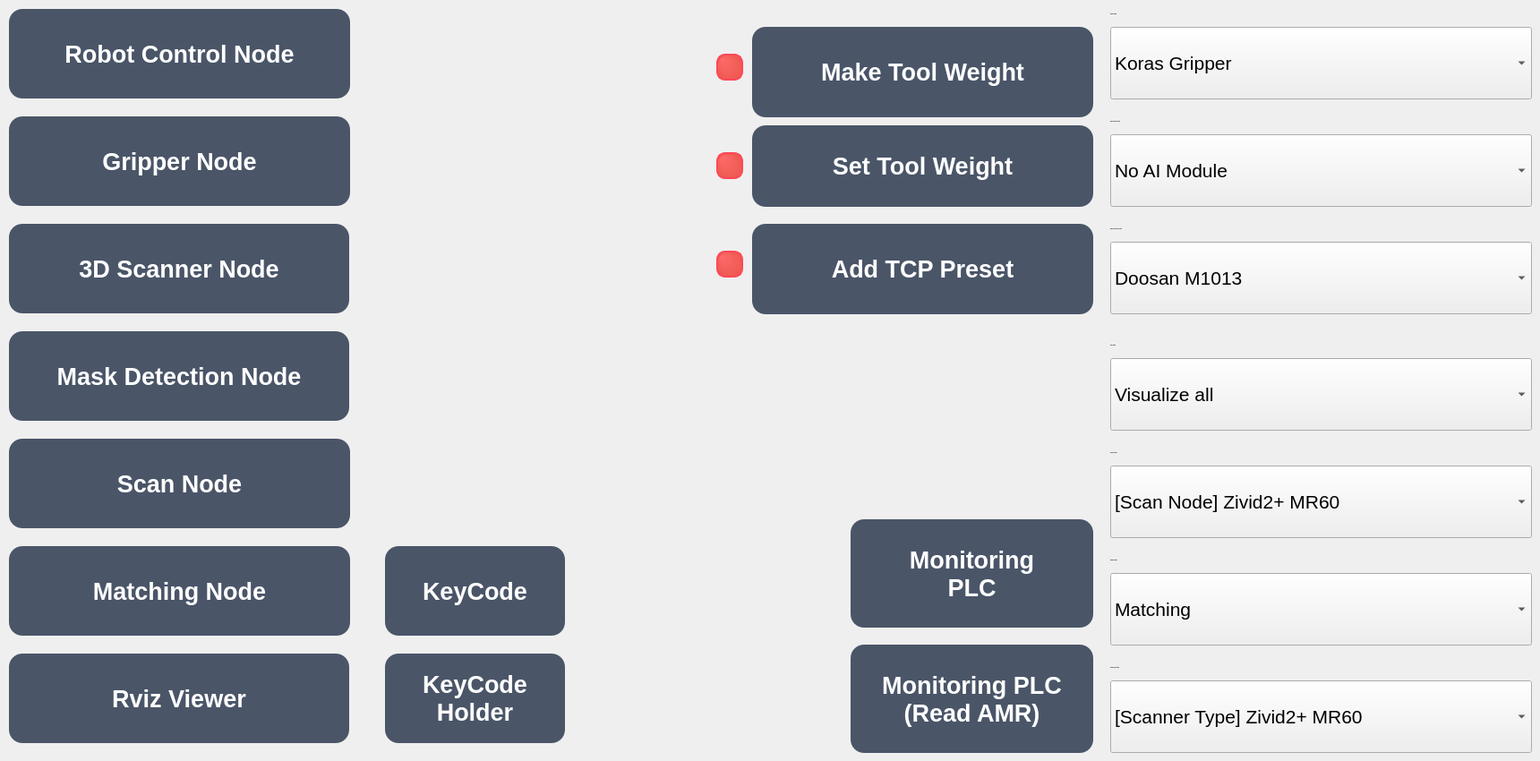
    <widget class="QWidget" name="tab_24">
     <attribute name="title">
      <string>Configuration</string>
     </attribute>
     <widget class="QComboBox" name="comboBox_RobotLists">
      <property name="geometry">
       <rect>
        <x>1240</x>
        <y>270</y>
        <width>471</width>
        <height>81</height>
       </rect>
      </property>
      <property name="font">
       <font>
        <family>Segoe UI</family>
        <pointsize>16</pointsize>
       </font>
      </property>
      <property name="styleSheet">
       <string notr="true">#comboBox_RobotLists{ font-size: 16pt; }
#comboBox_RobotLists QAbstractItemView { font-size: 16pt; }
#comboBox_RobotLists QAbstractItemView::item { min-height: 34px; }</string>
      </property>
      <item>
       <property name="text">
        <string>Doosan M1013</string>
       </property>
      </item>
     </widget>
     <widget class="QComboBox" name="comboBox_GripperLists">
      <property name="geometry">
       <rect>
        <x>1240</x>
        <y>30</y>
        <width>471</width>
        <height>81</height>
       </rect>
      </property>
      <property name="font">
       <font>
        <family>Segoe UI</family>
        <pointsize>16</pointsize>
       </font>
      </property>
      <property name="styleSheet">
       <string notr="true">#comboBox_GripperLists { font-size: 16pt; }
#comboBox_GripperLists QAbstractItemView { font-size: 16pt; }
#comboBox_GripperLists QAbstractItemView::item { min-height: 34px; }</string>
      </property>
      <item>
       <property name="text">
        <string>Koras Gripper</string>
       </property>
      </item>
     </widget>
     <widget class="QComboBox" name="comboBox_3DScannerLists">
      <property name="geometry">
       <rect>
        <x>1240</x>
        <y>760</y>
        <width>471</width>
        <height>81</height>
       </rect>
      </property>
      <property name="font">
       <font>
        <family>Segoe UI</family>
        <pointsize>16</pointsize>
       </font>
      </property>
      <property name="styleSheet">
       <string notr="true">#comboBox_3DScannerLists { font-size: 16pt; }
#comboBox_3DScannerLists QAbstractItemView { font-size: 16pt; }
#comboBox_3DScannerLists QAbstractItemView::item { min-height: 34px; }</string>
      </property>
      <item>
       <property name="text">
        <string>[Scanner Type] Zivid2+ MR60</string>
       </property>
      </item>
     </widget>
     <widget class="QComboBox" name="comboBox_MaskDetectionLists">
      <property name="geometry">
       <rect>
        <x>1240</x>
        <y>150</y>
        <width>471</width>
        <height>81</height>
       </rect>
      </property>
      <property name="font">
       <font>
        <family>Segoe UI</family>
        <pointsize>16</pointsize>
       </font>
      </property>
      <property name="styleSheet">
       <string notr="true">#comboBox_MaskDetectionLists { font-size: 16pt; }
#comboBox_MaskDetectionLists QAbstractItemView { font-size: 16pt; }
#comboBox_MaskDetectionListsQAbstractItemView::item { min-height: 34px; }</string>
      </property>
      <item>
       <property name="text">
        <string>No AI Module</string>
       </property>
      </item>
     </widget>
     <widget class="QComboBox" name="comboBox_RvizViewLists">
      <property name="geometry">
       <rect>
        <x>1240</x>
        <y>400</y>
        <width>471</width>
        <height>81</height>
       </rect>
      </property>
      <property name="font">
       <font>
        <family>Segoe UI</family>
        <pointsize>16</pointsize>
       </font>
      </property>
      <property name="styleSheet">
       <string notr="true">#comboBox_RvizViewLists { font-size: 16pt; }
#comboBox_RvizViewLists QAbstractItemView { font-size: 16pt; }
#comboBox_RvizViewLists QAbstractItemView::item { min-height: 34px; }</string>
      </property>
      <item>
       <property name="text">
        <string>Visualize all</string>
       </property>
      </item>
     </widget>
     <widget class="QComboBox" name="comboBox_scanNodeLists">
      <property name="geometry">
       <rect>
        <x>1240</x>
        <y>520</y>
        <width>471</width>
        <height>81</height>
       </rect>
      </property>
      <property name="font">
       <font>
        <family>Segoe UI</family>
        <pointsize>16</pointsize>
       </font>
      </property>
      <property name="styleSheet">
       <string notr="true">#comboBox_scanNodeLists { font-size: 16pt; }
#comboBox_scanNodeLists QAbstractItemView { font-size: 16pt; }
#comboBox_scanNodeLists QAbstractItemView::item { min-height: 34px; }</string>
      </property>
      <item>
       <property name="text">
        <string>[Scan Node] Zivid2+ MR60</string>
       </property>
      </item>
     </widget>
     <widget class="QComboBox" name="comboBox_matchingNodeLists">
      <property name="geometry">
       <rect>
        <x>1240</x>
        <y>640</y>
        <width>471</width>
        <height>81</height>
       </rect>
      </property>
      <property name="font">
       <font>
        <family>Segoe UI</family>
        <pointsize>16</pointsize>
       </font>
      </property>
      <property name="styleSheet">
       <string notr="true">#comboBox_matchingNodeLists { font-size: 16pt; }
#comboBox_matchingNodeLists QAbstractItemView { font-size: 16pt; }
#comboBox_matchingNodeLists QAbstractItemView::item { min-height: 34px; }</string>
      </property>
      <item>
       <property name="text">
        <string>Matching</string>
       </property>
      </item>
     </widget>
     <widget class="QLabel" name="label_robotLog_2">
      <property name="geometry">
       <rect>
        <x>1240</x>
        <y>240</y>
        <width>451</width>
        <height>32</height>
       </rect>
      </property>
      <property name="font">
       <font>
        <family>Segoe UI</family>
        <pointsize>-1</pointsize>
        <weight>75</weight>
        <bold>true</bold>
       </font>
      </property>
      <property name="text">
       <string>Robot Control Node Setting</string>
      </property>
     </widget>
     <widget class="QLabel" name="label_robotLog_3">
      <property name="geometry">
       <rect>
        <x>1240</x>
        <y>0</y>
        <width>451</width>
        <height>32</height>
       </rect>
      </property>
      <property name="font">
       <font>
        <family>Segoe UI</family>
        <pointsize>-1</pointsize>
        <weight>75</weight>
        <bold>true</bold>
       </font>
      </property>
      <property name="text">
       <string>Gripper Setting</string>
      </property>
     </widget>
     <widget class="QLabel" name="label_robotLog_4">
      <property name="geometry">
       <rect>
        <x>1240</x>
        <y>490</y>
        <width>451</width>
        <height>32</height>
       </rect>
      </property>
      <property name="font">
       <font>
        <family>Segoe UI</family>
        <pointsize>-1</pointsize>
        <weight>75</weight>
        <bold>true</bold>
       </font>
      </property>
      <property name="text">
       <string>Scanner Setting</string>
      </property>
     </widget>
     <widget class="QLabel" name="label_robotLog_5">
      <property name="geometry">
       <rect>
        <x>1240</x>
        <y>120</y>
        <width>451</width>
        <height>32</height>
       </rect>
      </property>
      <property name="font">
       <font>
        <family>Segoe UI</family>
        <pointsize>-1</pointsize>
        <weight>75</weight>
        <bold>true</bold>
       </font>
      </property>
      <property name="text">
       <string>Mask Detection Setting</string>
      </property>
     </widget>
     <widget class="QLabel" name="label_robotLog_6">
      <property name="geometry">
       <rect>
        <x>1240</x>
        <y>370</y>
        <width>451</width>
        <height>32</height>
       </rect>
      </property>
      <property name="font">
       <font>
        <family>Segoe UI</family>
        <pointsize>-1</pointsize>
        <weight>75</weight>
        <bold>true</bold>
       </font>
      </property>
      <property name="text">
       <string>RVIZ Setting</string>
      </property>
     </widget>
     <widget class="QLabel" name="label_robotLog_7">
      <property name="geometry">
       <rect>
        <x>1240</x>
        <y>610</y>
        <width>451</width>
        <height>32</height>
       </rect>
      </property>
      <property name="font">
       <font>
        <family>Segoe UI</family>
        <pointsize>-1</pointsize>
        <weight>75</weight>
        <bold>true</bold>
       </font>
      </property>
      <property name="text">
       <string>Matching Setting</string>
      </property>
     </widget>
     <widget class="QPushButton" name="pushButton_doGripperConnect">
      <property name="geometry">
       <rect>
        <x>10</x>
        <y>130</y>
        <width>381</width>
        <height>100</height>
       </rect>
      </property>
      <property name="font">
       <font>
        <family>Segoe UI</family>
        <pointsize>20</pointsize>
        <weight>75</weight>
        <bold>true</bold>
       </font>
      </property>
      <property name="styleSheet">
       <string>
QPushButton {
    background: #4a5568;
    color: white;
    border: none;
    border-radius: 15px;
    font-weight: bold;
    padding: 15px;
    
}
QPushButton:hover {
    background: #2d3748;
    
    
}
QPushButton:checked {
    background: #2563eb;
    
}
       </string>
      </property>
      <property name="text">
       <string>Gripper Node</string>
      </property>
      <property name="checkable">
       <bool>true</bool>
      </property>
     </widget>
     <widget class="QPushButton" name="pushButton_doRobotConnect">
      <property name="geometry">
       <rect>
        <x>10</x>
        <y>10</y>
        <width>381</width>
        <height>100</height>
       </rect>
      </property>
      <property name="font">
       <font>
        <family>Segoe UI</family>
        <pointsize>20</pointsize>
        <weight>75</weight>
        <bold>true</bold>
       </font>
      </property>
      <property name="styleSheet">
       <string>
QPushButton {
    background: #4a5568;
    color: white;
    border: none;
    border-radius: 15px;
    font-weight: bold;
    padding: 15px;
    
}
QPushButton:hover {
    background: #2d3748;
    
    
}
QPushButton:checked {
    background: #2563eb;
    
}
       </string>
      </property>
      <property name="text">
       <string>Robot Control Node</string>
      </property>
      <property name="checkable">
       <bool>true</bool>
      </property>
     </widget>
     <widget class="QPushButton" name="pushButton_doMaskDetectionNode">
      <property name="geometry">
       <rect>
        <x>10</x>
        <y>370</y>
        <width>380</width>
        <height>100</height>
       </rect>
      </property>
      <property name="font">
       <font>
        <family>Segoe UI</family>
        <pointsize>20</pointsize>
        <weight>75</weight>
        <bold>true</bold>
       </font>
      </property>
      <property name="styleSheet">
       <string>
QPushButton {
    background: #4a5568;
    color: white;
    border: none;
    border-radius: 15px;
    font-weight: bold;
    padding: 15px;
    
}
QPushButton:hover {
    background: #2d3748;
    
    
}
QPushButton:checked {
    background: #2563eb;
    
}
       </string>
      </property>
      <property name="text">
       <string>Mask Detection Node</string>
      </property>
      <property name="checkable">
       <bool>true</bool>
      </property>
     </widget>
     <widget class="QPushButton" name="pushButton_doMatchingNode">
      <property name="geometry">
       <rect>
        <x>10</x>
        <y>610</y>
        <width>381</width>
        <height>100</height>
       </rect>
      </property>
      <property name="font">
       <font>
        <family>Segoe UI</family>
        <pointsize>20</pointsize>
        <weight>75</weight>
        <bold>true</bold>
       </font>
      </property>
      <property name="styleSheet">
       <string>
QPushButton {
    background: #4a5568;
    color: white;
    border: none;
    border-radius: 15px;
    font-weight: bold;
    padding: 15px;
    
}
QPushButton:hover {
    background: #2d3748;
    
    
}
QPushButton:checked {
    background: #2563eb;
    
}
       </string>
      </property>
      <property name="text">
       <string>Matching Node</string>
      </property>
      <property name="checkable">
       <bool>true</bool>
      </property>
     </widget>
     <widget class="QPushButton" name="pushButton_do3DScannerNode">
      <property name="geometry">
       <rect>
        <x>10</x>
        <y>250</y>
        <width>380</width>
        <height>100</height>
       </rect>
      </property>
      <property name="font">
       <font>
        <family>Segoe UI</family>
        <pointsize>20</pointsize>
        <weight>75</weight>
        <bold>true</bold>
       </font>
      </property>
      <property name="styleSheet">
       <string>
QPushButton {
    background: #4a5568;
    color: white;
    border: none;
    border-radius: 15px;
    font-weight: bold;
    padding: 15px;
    
}
QPushButton:hover {
    background: #2d3748;
    
    
}
QPushButton:checked {
    background: #2563eb;
    
}
       </string>
      </property>
      <property name="text">
       <string>3D Scanner Node</string>
      </property>
      <property name="checkable">
       <bool>true</bool>
      </property>
     </widget>
     <widget class="QPushButton" name="pushButton_doRvizViewNode">
      <property name="geometry">
       <rect>
        <x>10</x>
        <y>730</y>
        <width>380</width>
        <height>100</height>
       </rect>
      </property>
      <property name="font">
       <font>
        <family>Segoe UI</family>
        <pointsize>20</pointsize>
        <weight>75</weight>
        <bold>true</bold>
       </font>
      </property>
      <property name="styleSheet">
       <string>
QPushButton {
    background: #4a5568;
    color: white;
    border: none;
    border-radius: 15px;
    font-weight: bold;
    padding: 15px;
    
}
QPushButton:hover {
    background: #2d3748;
    
    
}
QPushButton:checked {
    background: #2563eb;
    
}
       </string>
      </property>
      <property name="text">
       <string>Rviz Viewer</string>
      </property>
      <property name="checkable">
       <bool>true</bool>
      </property>
     </widget>
     <widget class="QPushButton" name="pushButton_doScanNode">
      <property name="geometry">
       <rect>
        <x>10</x>
        <y>490</y>
        <width>381</width>
        <height>100</height>
       </rect>
      </property>
      <property name="font">
       <font>
        <family>Segoe UI</family>
        <pointsize>20</pointsize>
        <weight>75</weight>
        <bold>true</bold>
       </font>
      </property>
      <property name="styleSheet">
       <string>
QPushButton {
    background: #4a5568;
    color: white;
    border: none;
    border-radius: 15px;
    font-weight: bold;
    padding: 15px;
    
}
QPushButton:hover {
    background: #2d3748;
    
    
}
QPushButton:checked {
    background: #2563eb;
    
}
       </string>
      </property>
      <property name="text">
       <string>Scan Node</string>
      </property>
      <property name="checkable">
       <bool>true</bool>
      </property>
     </widget>
     <widget class="QPushButton" name="pushButton_MODBUS_MonitoringPLCReadAMR2RobotStatus">
      <property name="geometry">
       <rect>
        <x>950</x>
        <y>720</y>
        <width>271</width>
        <height>121</height>
       </rect>
      </property>
      <property name="font">
       <font>
        <family>Segoe UI</family>
        <pointsize>20</pointsize>
        <weight>75</weight>
        <bold>true</bold>
       </font>
      </property>
      <property name="styleSheet">
       <string>
QPushButton {
    background: #4a5568;
    color: white;
    border: none;
    border-radius: 15px;
    font-weight: bold;
    padding: 15px;
    
}
QPushButton:hover {
    background: #2d3748;
    
    
}
QPushButton:checked {
    background: #2563eb;
    
}
       </string>
      </property>
      <property name="text">
       <string>Monitoring PLC
(Read AMR)</string>
      </property>
      <property name="checkable">
       <bool>true</bool>
      </property>
     </widget>
     <widget class="QPushButton" name="pushButton_MODBUS_MonitoringPLC">
      <property name="geometry">
       <rect>
        <x>950</x>
        <y>580</y>
        <width>271</width>
        <height>121</height>
       </rect>
      </property>
      <property name="font">
       <font>
        <family>Segoe UI</family>
        <pointsize>20</pointsize>
        <weight>75</weight>
        <bold>true</bold>
       </font>
      </property>
      <property name="styleSheet">
       <string>
QPushButton {
    background: #4a5568;
    color: white;
    border: none;
    border-radius: 15px;
    font-weight: bold;
    padding: 15px;
    
}
QPushButton:hover {
    background: #2d3748;
    
    
}
QPushButton:checked {
    background: #2563eb;
    
}
       </string>
      </property>
      <property name="text">
       <string>Monitoring
PLC</string>
      </property>
      <property name="checkable">
       <bool>true</bool>
      </property>
     </widget>
     <widget class="QLabel" name="label_addTcpPresetStatus">
      <property name="geometry">
       <rect>
        <x>800</x>
        <y>280</y>
        <width>30</width>
        <height>30</height>
       </rect>
      </property>
      <property name="styleSheet">
       <string>background: qradialgradient(cx:0.5, cy:0.5, radius:0.5, stop:0 #ff6b6b, stop:1 #ee5a52); border: 2px solid #ff4757; border-radius: 10px; </string>
      </property>
     </widget>
     <widget class="QPushButton" name="pushButton_SetToolWeight">
      <property name="geometry">
       <rect>
        <x>840</x>
        <y>140</y>
        <width>381</width>
        <height>91</height>
       </rect>
      </property>
      <property name="font">
       <font>
        <family>Segoe UI</family>
        <pointsize>20</pointsize>
        <weight>75</weight>
        <bold>true</bold>
       </font>
      </property>
      <property name="styleSheet">
       <string>
QPushButton {
    background: #4a5568;
    color: white;
    border: none;
    border-radius: 15px;
    font-weight: bold;
    padding: 12px;
    
}
QPushButton:hover {
    background: #2d3748;
    
    
}
       </string>
      </property>
      <property name="text">
       <string>Set Tool Weight</string>
      </property>
     </widget>
     <widget class="QLabel" name="label_makeToolWeightStatus">
      <property name="geometry">
       <rect>
        <x>800</x>
        <y>60</y>
        <width>30</width>
        <height>30</height>
       </rect>
      </property>
      <property name="styleSheet">
       <string>background: qradialgradient(cx:0.5, cy:0.5, radius:0.5, stop:0 #ff6b6b, stop:1 #ee5a52); border: 2px solid #ff4757; border-radius: 10px; </string>
      </property>
     </widget>
     <widget class="QPushButton" name="pushButton_MakeToolWeight">
      <property name="geometry">
       <rect>
        <x>840</x>
        <y>30</y>
        <width>381</width>
        <height>101</height>
       </rect>
      </property>
      <property name="font">
       <font>
        <family>Segoe UI</family>
        <pointsize>20</pointsize>
        <weight>75</weight>
        <bold>true</bold>
       </font>
      </property>
      <property name="styleSheet">
       <string>
QPushButton {
    background: #4a5568;
    color: white;
    border: none;
    border-radius: 15px;
    font-weight: bold;
    padding: 12px;
    
}
QPushButton:hover {
    background: #2d3748;
    
    
}
       </string>
      </property>
      <property name="text">
       <string>Make Tool Weight</string>
      </property>
     </widget>
     <widget class="QLabel" name="label_setToolWeightStatus">
      <property name="geometry">
       <rect>
        <x>800</x>
        <y>170</y>
        <width>30</width>
        <height>30</height>
       </rect>
      </property>
      <property name="styleSheet">
       <string>background: qradialgradient(cx:0.5, cy:0.5, radius:0.5, stop:0 #ff6b6b, stop:1 #ee5a52); border: 2px solid #ff4757; border-radius: 10px; </string>
      </property>
     </widget>
     <widget class="QPushButton" name="pushButtonAddTcpPreset">
      <property name="geometry">
       <rect>
        <x>840</x>
        <y>250</y>
        <width>381</width>
        <height>101</height>
       </rect>
      </property>
      <property name="font">
       <font>
        <family>Segoe UI</family>
        <pointsize>20</pointsize>
        <weight>75</weight>
        <bold>true</bold>
       </font>
      </property>
      <property name="styleSheet">
       <string>
QPushButton {
    background: #4a5568;
    color: white;
    border: none;
    border-radius: 15px;
    font-weight: bold;
    padding: 12px;
    
}
QPushButton:hover {
    background: #2d3748;
    
    
}
       </string>
      </property>
      <property name="text">
       <string>Add TCP Preset</string>
      </property>
     </widget>
     <widget class="QPushButton" name="pushButton_doKeyCode">
      <property name="geometry">
       <rect>
        <x>430</x>
        <y>610</y>
        <width>201</width>
        <height>100</height>
       </rect>
      </property>
      <property name="font">
       <font>
        <family>Segoe UI</family>
        <pointsize>20</pointsize>
        <weight>75</weight>
        <bold>true</bold>
       </font>
      </property>
      <property name="styleSheet">
       <string>
QPushButton {
    background: #4a5568;
    color: white;
    border: none;
    border-radius: 15px;
    font-weight: bold;
    padding: 15px;
    
}
QPushButton:hover {
    background: #2d3748;
    
    
}
QPushButton:checked {
    background: #2563eb;
    
}
       </string>
      </property>
      <property name="text">
       <string>KeyCode</string>
      </property>
      <property name="checkable">
       <bool>true</bool>
      </property>
     </widget>
     <widget class="QPushButton" name="pushButton_doKeyCodeHolder">
      <property name="geometry">
       <rect>
        <x>430</x>
        <y>730</y>
        <width>201</width>
        <height>100</height>
       </rect>
      </property>
      <property name="font">
       <font>
        <family>Segoe UI</family>
        <pointsize>20</pointsize>
        <weight>75</weight>
        <bold>true</bold>
       </font>
      </property>
      <property name="styleSheet">
       <string>
QPushButton {
    background: #4a5568;
    color: white;
    border: none;
    border-radius: 15px;
    font-weight: bold;
    padding: 15px;
    
}
QPushButton:hover {
    background: #2d3748;
    
    
}
QPushButton:checked {
    background: #2563eb;
    
}
       </string>
      </property>
      <property name="text">
       <string>KeyCode
Holder</string>
      </property>
      <property name="checkable">
       <bool>true</bool>
      </property>
     </widget>
     <widget class="QLabel" name="label_robotLog_8">
      <property name="geometry">
       <rect>
        <x>1240</x>
        <y>730</y>
        <width>451</width>
        <height>32</height>
       </rect>
      </property>
      <property name="font">
       <font>
        <family>Segoe UI</family>
        <pointsize>-1</pointsize>
        <weight>75</weight>
        <bold>true</bold>
       </font>
      </property>
      <property name="text">
       <string>Scanner Type Setting</string>
      </property>
     </widget>
    </widget>
